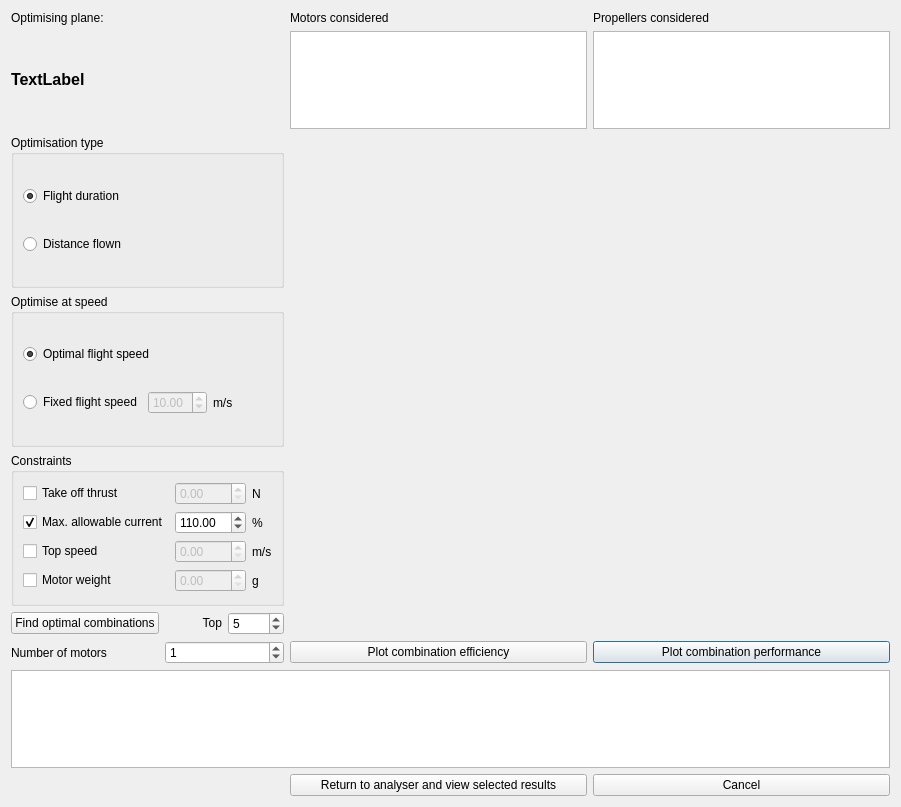
<?xml version="1.0" encoding="UTF-8"?>
<ui version="4.0">
 <class>Dialog</class>
 <widget class="QDialog" name="Dialog">
  <property name="geometry">
   <rect>
    <x>0</x>
    <y>0</y>
    <width>901</width>
    <height>807</height>
   </rect>
  </property>
  <property name="windowTitle">
   <string>Dialog</string>
  </property>
  <layout class="QGridLayout" name="gridLayout">
   <item row="1" column="4">
    <widget class="QListView" name="listView_props"/>
   </item>
   <item row="7" column="0" colspan="5">
    <widget class="QListView" name="listView_results"/>
   </item>
   <item row="0" column="3">
    <widget class="QLabel" name="label">
     <property name="text">
      <string>Motors considered</string>
     </property>
    </widget>
   </item>
   <item row="0" column="4">
    <widget class="QLabel" name="label_2">
     <property name="text">
      <string>Propellers considered</string>
     </property>
    </widget>
   </item>
   <item row="1" column="0">
    <widget class="QLabel" name="plane_label">
     <property name="text">
      <string>&lt;html&gt;&lt;head/&gt;&lt;body&gt;&lt;p&gt;&lt;span style=&quot; font-size:12pt; font-weight:600;&quot;&gt;TextLabel&lt;/span&gt;&lt;/p&gt;&lt;/body&gt;&lt;/html&gt;</string>
     </property>
    </widget>
   </item>
   <item row="6" column="4">
    <widget class="QPushButton" name="pushButton_plot_performance">
     <property name="toolTip">
      <string>Show performance map of combination</string>
     </property>
     <property name="text">
      <string>Plot combination performance</string>
     </property>
    </widget>
   </item>
   <item row="1" column="3">
    <widget class="QListView" name="listView_motors"/>
   </item>
   <item row="2" column="3" rowspan="4" colspan="2">
    <widget class="QWidget" name="widget_plot" native="true">
     <property name="minimumSize">
      <size>
       <width>500</width>
       <height>500</height>
      </size>
     </property>
     <layout class="QVBoxLayout" name="layout_plot"/>
    </widget>
   </item>
   <item row="0" column="0">
    <widget class="QLabel" name="label_4">
     <property name="text">
      <string>Optimising plane:</string>
     </property>
    </widget>
   </item>
   <item row="6" column="3">
    <widget class="QPushButton" name="pushButton_plot_efficiency">
     <property name="toolTip">
      <string>Show efficiency map of combination</string>
     </property>
     <property name="text">
      <string>Plot combination efficiency</string>
     </property>
    </widget>
   </item>
   <item row="5" column="0">
    <widget class="QPushButton" name="pushButton_get_optimal">
     <property name="toolTip">
      <string>Calculate the best combinations from the selection</string>
     </property>
     <property name="text">
      <string>Find optimal combinations</string>
     </property>
    </widget>
   </item>
   <item row="5" column="1">
    <widget class="QLabel" name="label_3">
     <property name="text">
      <string>&lt;html&gt;&lt;head/&gt;&lt;body&gt;&lt;p align=&quot;right&quot;&gt;Top&lt;/p&gt;&lt;/body&gt;&lt;/html&gt;</string>
     </property>
    </widget>
   </item>
   <item row="8" column="3">
    <widget class="QPushButton" name="pushButton_return">
     <property name="toolTip">
      <string>View selected results in other window</string>
     </property>
     <property name="text">
      <string>Return to analyser and view selected results</string>
     </property>
    </widget>
   </item>
   <item row="8" column="4">
    <widget class="QPushButton" name="pushButton_cancel">
     <property name="text">
      <string>Cancel</string>
     </property>
    </widget>
   </item>
   <item row="4" column="0" colspan="3">
    <widget class="QGroupBox" name="groupBox">
     <property name="title">
      <string>Constraints</string>
     </property>
     <layout class="QGridLayout" name="gridLayout_2">
      <item row="1" column="1">
       <widget class="QDoubleSpinBox" name="doubleSpinBox_max_current">
        <property name="maximum">
         <double>500.000000000000000</double>
        </property>
        <property name="value">
         <double>110.000000000000000</double>
        </property>
       </widget>
      </item>
      <item row="0" column="0">
       <widget class="QCheckBox" name="checkBox_static_Th_const">
        <property name="toolTip">
         <string>Ignore results which produce less than a required thrust at take off (for hand launching)</string>
        </property>
        <property name="text">
         <string>Take off thrust</string>
        </property>
       </widget>
      </item>
      <item row="3" column="0">
       <widget class="QCheckBox" name="checkBox_motor_max_mass_const">
        <property name="toolTip">
         <string>Ignore results with a motor heavier than a given mass</string>
        </property>
        <property name="text">
         <string>Motor weight</string>
        </property>
       </widget>
      </item>
      <item row="2" column="1">
       <widget class="QDoubleSpinBox" name="doubleSpinBox_top_speed">
        <property name="enabled">
         <bool>false</bool>
        </property>
       </widget>
      </item>
      <item row="3" column="1">
       <widget class="QDoubleSpinBox" name="doubleSpinBox_motor_max_mass">
        <property name="enabled">
         <bool>false</bool>
        </property>
        <property name="maximum">
         <double>1000.000000000000000</double>
        </property>
       </widget>
      </item>
      <item row="2" column="0">
       <widget class="QCheckBox" name="checkBox_top_speed_const">
        <property name="toolTip">
         <string>Ignore results that fail to reach a top speed</string>
        </property>
        <property name="text">
         <string>Top speed</string>
        </property>
       </widget>
      </item>
      <item row="1" column="0">
       <widget class="QCheckBox" name="checkBox_max_current_const">
        <property name="toolTip">
         <string>Ignore results that result in currents higher than a given percentage of the motors rated current</string>
        </property>
        <property name="text">
         <string>Max. allowable current</string>
        </property>
        <property name="checked">
         <bool>true</bool>
        </property>
       </widget>
      </item>
      <item row="0" column="1">
       <widget class="QDoubleSpinBox" name="doubleSpinBox_static_Th">
        <property name="enabled">
         <bool>false</bool>
        </property>
       </widget>
      </item>
      <item row="0" column="2">
       <widget class="QLabel" name="label_5">
        <property name="text">
         <string>N</string>
        </property>
       </widget>
      </item>
      <item row="1" column="2">
       <widget class="QLabel" name="label_6">
        <property name="text">
         <string>%</string>
        </property>
       </widget>
      </item>
      <item row="2" column="2">
       <widget class="QLabel" name="label_7">
        <property name="text">
         <string>m/s</string>
        </property>
       </widget>
      </item>
      <item row="3" column="2">
       <widget class="QLabel" name="label_8">
        <property name="text">
         <string>g</string>
        </property>
       </widget>
      </item>
     </layout>
    </widget>
   </item>
   <item row="3" column="0" colspan="3">
    <widget class="QGroupBox" name="groupBox_2">
     <property name="title">
      <string>Optimise at speed</string>
     </property>
     <layout class="QGridLayout" name="gridLayout_3">
      <item row="1" column="2">
       <widget class="QLabel" name="label_9">
        <property name="text">
         <string>m/s</string>
        </property>
       </widget>
      </item>
      <item row="1" column="0">
       <widget class="QRadioButton" name="radioButton_fixed_speed">
        <property name="toolTip">
         <string>Results are calculated at a given fixed flight speed</string>
        </property>
        <property name="text">
         <string>Fixed flight speed</string>
        </property>
       </widget>
      </item>
      <item row="0" column="0" colspan="3">
       <widget class="QRadioButton" name="radioButton_optimal_speed">
        <property name="toolTip">
         <string>Results are calculated using the optimal speed for each combination</string>
        </property>
        <property name="text">
         <string>Optimal flight speed</string>
        </property>
        <property name="checked">
         <bool>true</bool>
        </property>
       </widget>
      </item>
      <item row="1" column="1">
       <widget class="QDoubleSpinBox" name="doubleSpinBox_flight_speed">
        <property name="enabled">
         <bool>false</bool>
        </property>
        <property name="minimumSize">
         <size>
          <width>0</width>
          <height>0</height>
         </size>
        </property>
        <property name="value">
         <double>10.000000000000000</double>
        </property>
       </widget>
      </item>
     </layout>
    </widget>
   </item>
   <item row="2" column="0" colspan="3">
    <widget class="QGroupBox" name="groupBox_3">
     <property name="title">
      <string>Optimisation type</string>
     </property>
     <layout class="QVBoxLayout" name="verticalLayout">
      <item>
       <widget class="QRadioButton" name="radioButton_maximise_time">
        <property name="toolTip">
         <string>Rank results by total flight time</string>
        </property>
        <property name="text">
         <string>Flight duration</string>
        </property>
        <property name="checked">
         <bool>true</bool>
        </property>
       </widget>
      </item>
      <item>
       <widget class="QRadioButton" name="radioButton_maximise_distance">
        <property name="toolTip">
         <string>Rank results by distance flown</string>
        </property>
        <property name="text">
         <string>Distance flown</string>
        </property>
       </widget>
      </item>
     </layout>
    </widget>
   </item>
   <item row="5" column="2">
    <widget class="QSpinBox" name="spinBox_no_best">
     <property name="toolTip">
      <string>Number of results to return</string>
     </property>
     <property name="maximum">
      <number>20</number>
     </property>
     <property name="value">
      <number>5</number>
     </property>
    </widget>
   </item>
   <item row="6" column="0">
    <widget class="QLabel" name="label_10">
     <property name="text">
      <string>Number of motors</string>
     </property>
    </widget>
   </item>
   <item row="6" column="1" colspan="2">
    <widget class="QSpinBox" name="spinBox_no_motors">
     <property name="value">
      <number>1</number>
     </property>
    </widget>
   </item>
  </layout>
 </widget>
 <resources/>
 <connections/>
</ui>
